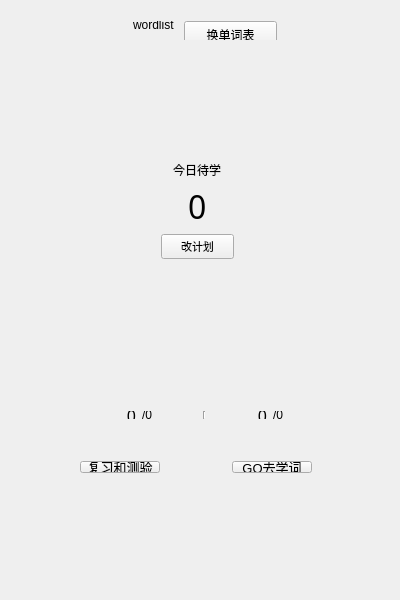
<?xml version="1.0" encoding="UTF-8"?>
<ui version="4.0">
 <class>MainWindow</class>
 <widget class="QMainWindow" name="MainWindow">
  <property name="geometry">
   <rect>
    <x>0</x>
    <y>0</y>
    <width>400</width>
    <height>600</height>
   </rect>
  </property>
  <property name="sizePolicy">
   <sizepolicy hsizetype="Minimum" vsizetype="Minimum">
    <horstretch>0</horstretch>
    <verstretch>0</verstretch>
   </sizepolicy>
  </property>
  <property name="minimumSize">
   <size>
    <width>400</width>
    <height>600</height>
   </size>
  </property>
  <property name="maximumSize">
   <size>
    <width>400</width>
    <height>600</height>
   </size>
  </property>
  <property name="baseSize">
   <size>
    <width>400</width>
    <height>600</height>
   </size>
  </property>
  <property name="font">
   <font>
    <family>Microsoft YaHei UI</family>
   </font>
  </property>
  <property name="windowTitle">
   <string>Reciter</string>
  </property>
  <widget class="QWidget" name="centralWidget">
   <widget class="QStackedWidget" name="stackedWidget">
    <property name="geometry">
     <rect>
      <x>0</x>
      <y>0</y>
      <width>400</width>
      <height>600</height>
     </rect>
    </property>
    <property name="sizePolicy">
     <sizepolicy hsizetype="Fixed" vsizetype="Fixed">
      <horstretch>0</horstretch>
      <verstretch>0</verstretch>
     </sizepolicy>
    </property>
    <property name="currentIndex">
     <number>0</number>
    </property>
    <widget class="QWidget" name="MainMenu">
     <widget class="QWidget" name="layoutWidget">
      <property name="geometry">
       <rect>
        <x>150</x>
        <y>150</y>
        <width>95</width>
        <height>120</height>
       </rect>
      </property>
      <layout class="QVBoxLayout" name="verticalLayout">
       <item alignment="Qt::AlignHCenter">
        <widget class="QLabel" name="toDoToday">
         <property name="font">
          <font>
           <family>Microsoft YaHei</family>
          </font>
         </property>
         <property name="text">
          <string>今日待学</string>
         </property>
        </widget>
       </item>
       <item alignment="Qt::AlignHCenter">
        <widget class="QLabel" name="wordsNum">
         <property name="font">
          <font>
           <family>Arial Black</family>
           <pointsize>24</pointsize>
          </font>
         </property>
         <property name="text">
          <string>0</string>
         </property>
        </widget>
       </item>
       <item>
        <widget class="QPushButton" name="changePlan">
         <property name="font">
          <font>
           <family>Microsoft YaHei UI</family>
           <pointsize>8</pointsize>
          </font>
         </property>
         <property name="text">
          <string>改计划</string>
         </property>
        </widget>
       </item>
      </layout>
     </widget>
     <widget class="QWidget" name="layoutWidget">
      <property name="geometry">
       <rect>
        <x>120</x>
        <y>10</y>
        <width>168</width>
        <height>30</height>
       </rect>
      </property>
      <layout class="QHBoxLayout" name="horizontalLayout">
       <item alignment="Qt::AlignHCenter|Qt::AlignVCenter">
        <widget class="QLabel" name="wordListName">
         <property name="font">
          <font>
           <family>Microsoft YaHei UI</family>
          </font>
         </property>
         <property name="text">
          <string>wordlist</string>
         </property>
        </widget>
       </item>
       <item>
        <widget class="QPushButton" name="changeList">
         <property name="sizePolicy">
          <sizepolicy hsizetype="Minimum" vsizetype="Fixed">
           <horstretch>0</horstretch>
           <verstretch>0</verstretch>
          </sizepolicy>
         </property>
         <property name="minimumSize">
          <size>
           <width>93</width>
           <height>28</height>
          </size>
         </property>
         <property name="maximumSize">
          <size>
           <width>93</width>
           <height>16777215</height>
          </size>
         </property>
         <property name="font">
          <font>
           <family>Microsoft YaHei UI</family>
          </font>
         </property>
         <property name="text">
          <string>换单词表</string>
         </property>
        </widget>
       </item>
      </layout>
     </widget>
     <widget class="QWidget" name="layoutWidget">
      <property name="geometry">
       <rect>
        <x>80</x>
        <y>450</y>
        <width>243</width>
        <height>34</height>
       </rect>
      </property>
      <layout class="QHBoxLayout" name="horizontalLayout_2">
       <property name="leftMargin">
        <number>0</number>
       </property>
       <item>
        <widget class="QPushButton" name="reviewAndTest">
         <property name="enabled">
          <bool>true</bool>
         </property>
         <property name="font">
          <font>
           <family>Microsoft YaHei UI</family>
           <pointsize>10</pointsize>
          </font>
         </property>
         <property name="text">
          <string>复习和测验</string>
         </property>
        </widget>
       </item>
       <item>
        <spacer name="horizontalSpacer">
         <property name="orientation">
          <enum>Qt::Horizontal</enum>
         </property>
         <property name="sizeHint" stdset="0">
          <size>
           <width>40</width>
           <height>20</height>
          </size>
         </property>
        </spacer>
       </item>
       <item>
        <widget class="QPushButton" name="goStudy">
         <property name="font">
          <font>
           <family>Microsoft YaHei UI</family>
           <pointsize>10</pointsize>
          </font>
         </property>
         <property name="text">
          <string>GO去学词</string>
         </property>
        </widget>
       </item>
      </layout>
     </widget>
     <widget class="QWidget" name="">
      <property name="geometry">
       <rect>
        <x>70</x>
        <y>400</y>
        <width>269</width>
        <height>30</height>
       </rect>
      </property>
      <layout class="QHBoxLayout" name="horizontalLayout_5">
       <item>
        <spacer name="horizontalSpacer_7">
         <property name="orientation">
          <enum>Qt::Horizontal</enum>
         </property>
         <property name="sizeHint" stdset="0">
          <size>
           <width>40</width>
           <height>20</height>
          </size>
         </property>
        </spacer>
       </item>
       <item>
        <widget class="QLabel" name="listDone">
         <property name="font">
          <font>
           <family>Arial Black</family>
           <pointsize>12</pointsize>
          </font>
         </property>
         <property name="text">
          <string>0</string>
         </property>
         <property name="alignment">
          <set>Qt::AlignRight|Qt::AlignTrailing|Qt::AlignVCenter</set>
         </property>
        </widget>
       </item>
       <item>
        <widget class="QLabel" name="listSize">
         <property name="text">
          <string>/0</string>
         </property>
        </widget>
       </item>
       <item>
        <spacer name="horizontalSpacer_4">
         <property name="orientation">
          <enum>Qt::Horizontal</enum>
         </property>
         <property name="sizeHint" stdset="0">
          <size>
           <width>40</width>
           <height>20</height>
          </size>
         </property>
        </spacer>
       </item>
       <item>
        <widget class="Line" name="line">
         <property name="orientation">
          <enum>Qt::Vertical</enum>
         </property>
        </widget>
       </item>
       <item>
        <spacer name="horizontalSpacer_5">
         <property name="orientation">
          <enum>Qt::Horizontal</enum>
         </property>
         <property name="sizeHint" stdset="0">
          <size>
           <width>40</width>
           <height>20</height>
          </size>
         </property>
        </spacer>
       </item>
       <item>
        <widget class="QLabel" name="daysLeft">
         <property name="font">
          <font>
           <family>Arial Black</family>
           <pointsize>12</pointsize>
          </font>
         </property>
         <property name="text">
          <string>0</string>
         </property>
         <property name="alignment">
          <set>Qt::AlignRight|Qt::AlignTrailing|Qt::AlignVCenter</set>
         </property>
        </widget>
       </item>
       <item>
        <widget class="QLabel" name="dayMax">
         <property name="text">
          <string>/0</string>
         </property>
        </widget>
       </item>
       <item>
        <spacer name="horizontalSpacer_8">
         <property name="orientation">
          <enum>Qt::Horizontal</enum>
         </property>
         <property name="sizeHint" stdset="0">
          <size>
           <width>40</width>
           <height>20</height>
          </size>
         </property>
        </spacer>
       </item>
      </layout>
     </widget>
     <widget class="QWidget" name="">
      <property name="geometry">
       <rect>
        <x>70</x>
        <y>360</y>
        <width>256</width>
        <height>22</height>
       </rect>
      </property>
      <layout class="QHBoxLayout" name="horizontalLayout_6">
       <item alignment="Qt::AlignRight">
        <widget class="QLabel" name="label">
         <property name="text">
          <string>累计学词</string>
         </property>
         <property name="alignment">
          <set>Qt::AlignRight|Qt::AlignTrailing|Qt::AlignVCenter</set>
         </property>
        </widget>
       </item>
       <item>
        <spacer name="horizontalSpacer_6">
         <property name="orientation">
          <enum>Qt::Horizontal</enum>
         </property>
         <property name="sizeHint" stdset="0">
          <size>
           <width>120</width>
           <height>20</height>
          </size>
         </property>
        </spacer>
       </item>
       <item>
        <widget class="QLabel" name="label_2">
         <property name="text">
          <string>剩余天数</string>
         </property>
        </widget>
       </item>
      </layout>
     </widget>
    </widget>
    <widget class="QWidget" name="GoStudy">
     <widget class="QPushButton" name="GoStudy_back">
      <property name="geometry">
       <rect>
        <x>10</x>
        <y>10</y>
        <width>60</width>
        <height>30</height>
       </rect>
      </property>
      <property name="text">
       <string>返回</string>
      </property>
     </widget>
     <widget class="QStackedWidget" name="stackedWidget_2">
      <property name="geometry">
       <rect>
        <x>0</x>
        <y>75</y>
        <width>400</width>
        <height>450</height>
       </rect>
      </property>
      <property name="currentIndex">
       <number>0</number>
      </property>
      <widget class="QWidget" name="page">
       <widget class="QWidget" name="layoutWidget">
        <property name="geometry">
         <rect>
          <x>100</x>
          <y>320</y>
          <width>195</width>
          <height>31</height>
         </rect>
        </property>
        <layout class="QHBoxLayout" name="horizontalLayout_3">
         <item>
          <widget class="QPushButton" name="GoStudy_know">
           <property name="text">
            <string>认识</string>
           </property>
          </widget>
         </item>
         <item>
          <widget class="QPushButton" name="GoStudy_unknow">
           <property name="text">
            <string>不认识</string>
           </property>
          </widget>
         </item>
        </layout>
       </widget>
       <widget class="QWidget" name="layoutWidget">
        <property name="geometry">
         <rect>
          <x>100</x>
          <y>140</y>
          <width>194</width>
          <height>34</height>
         </rect>
        </property>
        <layout class="QHBoxLayout" name="horizontalLayout_4">
         <item>
          <spacer name="horizontalSpacer_3">
           <property name="orientation">
            <enum>Qt::Horizontal</enum>
           </property>
           <property name="sizeHint" stdset="0">
            <size>
             <width>40</width>
             <height>20</height>
            </size>
           </property>
          </spacer>
         </item>
         <item>
          <widget class="QLabel" name="GoStudy_newWord">
           <property name="font">
            <font>
             <family>Arial Black</family>
             <pointsize>14</pointsize>
            </font>
           </property>
           <property name="text">
            <string>TextLabel</string>
           </property>
          </widget>
         </item>
         <item>
          <spacer name="horizontalSpacer_2">
           <property name="orientation">
            <enum>Qt::Horizontal</enum>
           </property>
           <property name="sizeHint" stdset="0">
            <size>
             <width>40</width>
             <height>20</height>
            </size>
           </property>
          </spacer>
         </item>
        </layout>
       </widget>
      </widget>
      <widget class="QWidget" name="page_2">
       <widget class="QWidget" name="layoutWidget">
        <property name="geometry">
         <rect>
          <x>0</x>
          <y>10</y>
          <width>402</width>
          <height>271</height>
         </rect>
        </property>
        <layout class="QVBoxLayout" name="verticalLayout_2">
         <property name="sizeConstraint">
          <enum>QLayout::SetNoConstraint</enum>
         </property>
         <item alignment="Qt::AlignHCenter">
          <widget class="QLabel" name="GoStudy_word">
           <property name="font">
            <font>
             <family>Arial Black</family>
            </font>
           </property>
           <property name="text">
            <string>TextLabel</string>
           </property>
           <property name="wordWrap">
            <bool>true</bool>
           </property>
          </widget>
         </item>
         <item alignment="Qt::AlignHCenter">
          <widget class="QLabel" name="GoStudy_partOfSpeech">
           <property name="text">
            <string>TextLabel</string>
           </property>
          </widget>
         </item>
         <item alignment="Qt::AlignHCenter">
          <widget class="QLabel" name="GoStudy_meaning">
           <property name="text">
            <string>TextLabel</string>
           </property>
          </widget>
         </item>
         <item alignment="Qt::AlignHCenter">
          <widget class="QLabel" name="GoStudy_example">
           <property name="enabled">
            <bool>true</bool>
           </property>
           <property name="sizePolicy">
            <sizepolicy hsizetype="Preferred" vsizetype="Preferred">
             <horstretch>0</horstretch>
             <verstretch>0</verstretch>
            </sizepolicy>
           </property>
           <property name="minimumSize">
            <size>
             <width>360</width>
             <height>0</height>
            </size>
           </property>
           <property name="maximumSize">
            <size>
             <width>360</width>
             <height>16777215</height>
            </size>
           </property>
           <property name="text">
            <string>TextLabel</string>
           </property>
           <property name="textFormat">
            <enum>Qt::PlainText</enum>
           </property>
           <property name="alignment">
            <set>Qt::AlignCenter</set>
           </property>
           <property name="wordWrap">
            <bool>true</bool>
           </property>
          </widget>
         </item>
         <item alignment="Qt::AlignHCenter">
          <widget class="QLabel" name="GoStudy_exampleMeaning">
           <property name="sizePolicy">
            <sizepolicy hsizetype="Preferred" vsizetype="Preferred">
             <horstretch>0</horstretch>
             <verstretch>0</verstretch>
            </sizepolicy>
           </property>
           <property name="minimumSize">
            <size>
             <width>360</width>
             <height>0</height>
            </size>
           </property>
           <property name="maximumSize">
            <size>
             <width>360</width>
             <height>16777215</height>
            </size>
           </property>
           <property name="text">
            <string>TextLabel</string>
           </property>
           <property name="textFormat">
            <enum>Qt::PlainText</enum>
           </property>
           <property name="alignment">
            <set>Qt::AlignCenter</set>
           </property>
           <property name="wordWrap">
            <bool>true</bool>
           </property>
          </widget>
         </item>
        </layout>
       </widget>
       <widget class="QPushButton" name="GoStudy_next">
        <property name="geometry">
         <rect>
          <x>150</x>
          <y>340</y>
          <width>93</width>
          <height>28</height>
         </rect>
        </property>
        <property name="text">
         <string>下一个</string>
        </property>
       </widget>
      </widget>
      <widget class="QWidget" name="page_3">
       <widget class="QLabel" name="GoStudy_congratulations">
        <property name="geometry">
         <rect>
          <x>70</x>
          <y>220</y>
          <width>271</width>
          <height>31</height>
         </rect>
        </property>
        <property name="font">
         <font>
          <family>Arial Black</family>
          <pointsize>12</pointsize>
          <weight>75</weight>
          <bold>true</bold>
         </font>
        </property>
        <property name="text">
         <string>恭喜完成今日目标</string>
        </property>
        <property name="alignment">
         <set>Qt::AlignCenter</set>
        </property>
       </widget>
      </widget>
     </widget>
    </widget>
    <widget class="QWidget" name="ReviewAndTest">
     <widget class="QPushButton" name="ReviewAndTest_back">
      <property name="geometry">
       <rect>
        <x>10</x>
        <y>10</y>
        <width>60</width>
        <height>30</height>
       </rect>
      </property>
      <property name="text">
       <string>返回</string>
      </property>
     </widget>
    </widget>
    <widget class="QWidget" name="Schedule">
     <widget class="QPushButton" name="Schedule_back">
      <property name="geometry">
       <rect>
        <x>10</x>
        <y>10</y>
        <width>60</width>
        <height>30</height>
       </rect>
      </property>
      <property name="text">
       <string>返回</string>
      </property>
     </widget>
    </widget>
   </widget>
  </widget>
  <widget class="QMenuBar" name="menuBar">
   <property name="geometry">
    <rect>
     <x>0</x>
     <y>0</y>
     <width>400</width>
     <height>26</height>
    </rect>
   </property>
  </widget>
 </widget>
 <layoutdefault spacing="6" margin="11"/>
 <tabstops>
  <tabstop>reviewAndTest</tabstop>
  <tabstop>goStudy</tabstop>
 </tabstops>
 <resources/>
 <connections/>
</ui>
